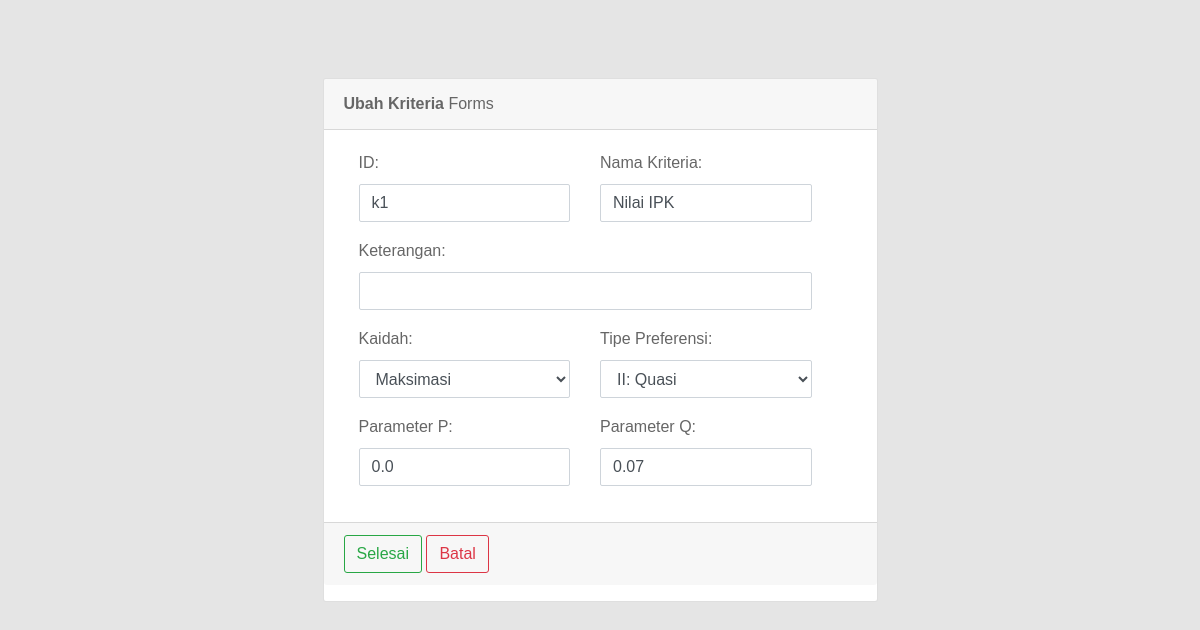
Screenshot of /kriteria/ubah_krit/k1 (signed in) with the database file from the repository.
### kriteria/models.py (models this page shows, shortened)
class kriteria(models.Model):
	KAID = {
		('maksimasi', 'Maksimasi'),
		('minimasi', 'Minimasi'),
	}
	TIPREF = {
		('usual', 'I: Usual'),
		('quasi', 'II: Quasi'),
		('linear', 'III: Linear'),
		('level', 'IV: Level'),
		('linear-quasi', 'V: Linear-Quasi'),
	}
	id_kriteria		= models.CharField(max_length=3, default=increment_kriteria, primary_key=True)
	nama_kriteria	= models.CharField(max_length=25, null=True)
	kaidah			= models.CharField(max_length=10, null=True, choices=KAID)
	tipe_preferensi	= models.CharField(max_length=25, null=True, choices=TIPREF)
	parameter_p		= models.FloatField(null=True, default=0)
	parameter_q		= models.FloatField(null=True, default=0)
	keterangan		= models.CharField(max_length=75, null=True, blank=True)

### account/decorators.py (the view)
	def wrapper_func(request, *args, **kwargs):
		if request.user.is_authenticated:
			if request.user.is_staff == True and request.user.is_leader == False:
				return view_func(request, *args, **kwargs)
			else:
				return HttpResponse('Anda tidak memiliki akses ke Halaman Admin')

### kriteria/views.py (called while the page is built)
@login_required(login_url='login1')
@admin_only
def ubah_kritV(request, ubah_id):
	data_ubah = kriteria.objects.get(id_kriteria=ubah_id)
	data_form = kriteria_form(request.POST or None, instance=data_ubah)
	if request.method == 'POST':
		if data_form.is_valid():
			data_form.save()
			return redirect('kriteria:lihat_krit')
	context = {
		'judul'		:'Kriteria',
		'judul_isi'	:'Ubah Kriteria',
		'data'		:data_form,
	}
	return render(request, 'kriteria/formtu_kriteria.html', context)

### kriteria/templates/kriteria/formtu_kriteria.html (shortened to what this page needs)
{% extends "base_menu/base.html" %}
{% block isi %}
<div class="page-content--bge5">
	<br><br><br>
	<div class="container">
		<div class="col-md-6 offset-md-3">
			<div class="card">
				<form method="POST">
					<div class="card-header">
						<strong>{{judul_isi}}</strong> Forms
					</div>
					<div class="card-body card-block">
						<div class="row col-md-12">
							<div class="form-group col-md-6">
								{{data.id_kriteria.label_tag}}
								{{data.id_kriteria}}
							</div>
							<div class="form-group col-md-6">
								{{data.nama_kriteria.label_tag}}
								{{data.nama_kriteria}}
							</div>
						</div>
						<div class="row col-md-12">
							<div class="form-group col-md-12">
								{{data.keterangan.label_tag}}
								{{data.keterangan}}
							</div>
						</div>
						<div class="row col-md-12">
							<div class="form-group col-md-6">
								{{data.kaidah.label_tag}}
								{{data.kaidah}}
							</div>
							<div class="form-group col-md-6">
								{{data.tipe_preferensi.label_tag}}
								{{data.tipe_preferensi}}
							</div>
						</div>
						<div class="row col-md-12">
							<div class="form-group col-md-6">
								{{data.parameter_p.label_tag}}
								{{data.parameter_p}}
							</div>
							<div class="form-group col-md-6">
								{{data.parameter_q.label_tag}}
								{{data.parameter_q}}
							</div>
						</div>
					</div>
					<div class="card-footer form-group">
						<button type="submit" class="btn btn-outline-success">
							Selesai
						</button>
						<a href="javascript:history.back()" class="btn btn-outline-danger">
							Batal
						</a>
					</div>
				</form>
			</div>
		</div>
	</div>
</div>
{% endblock isi %}

### rows the page displays
kriteria: id_kriteria "k1", nama_kriteria "Nilai IPK", kaidah "Maksimasi", tipe_preferensi "II: Quasi", parameter_p "0.0", parameter_q "0.07"

### other values shown
{{ judul_isi }} "Ubah Kriteria"
{{ data.id_kriteria.label_tag }} "ID:"
{{ data.nama_kriteria.label_tag }} "Nama Kriteria:"
{{ data.keterangan.label_tag }} "Keterangan:"
{{ data.kaidah.label_tag }} "Kaidah:"
{{ data.tipe_preferensi.label_tag }} "Tipe Preferensi:"
{{ data.parameter_p.label_tag }} "Parameter P:"
{{ data.parameter_q.label_tag }} "Parameter Q:"
